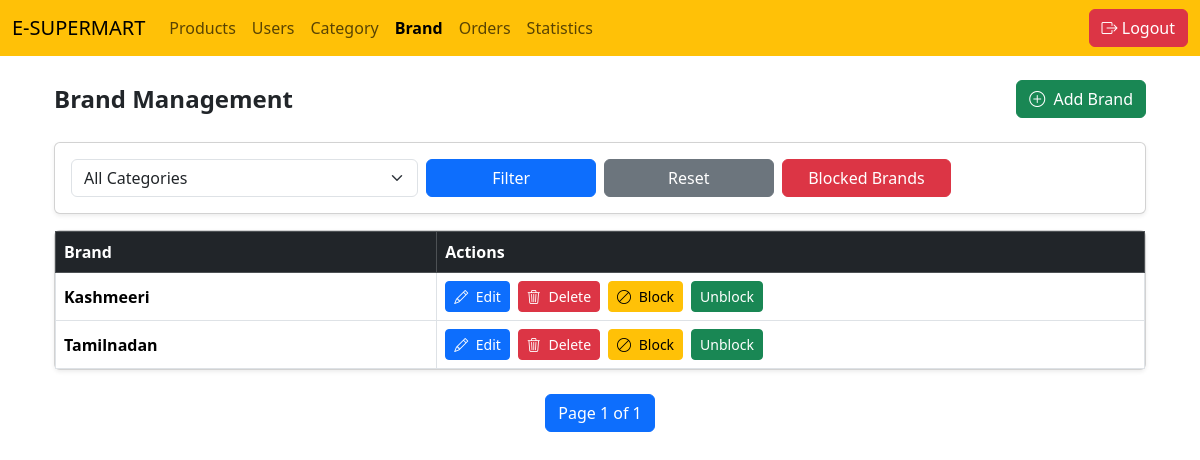
/adminpanel/brand_page/ (signed in), run on an earlier commit of the app's database.
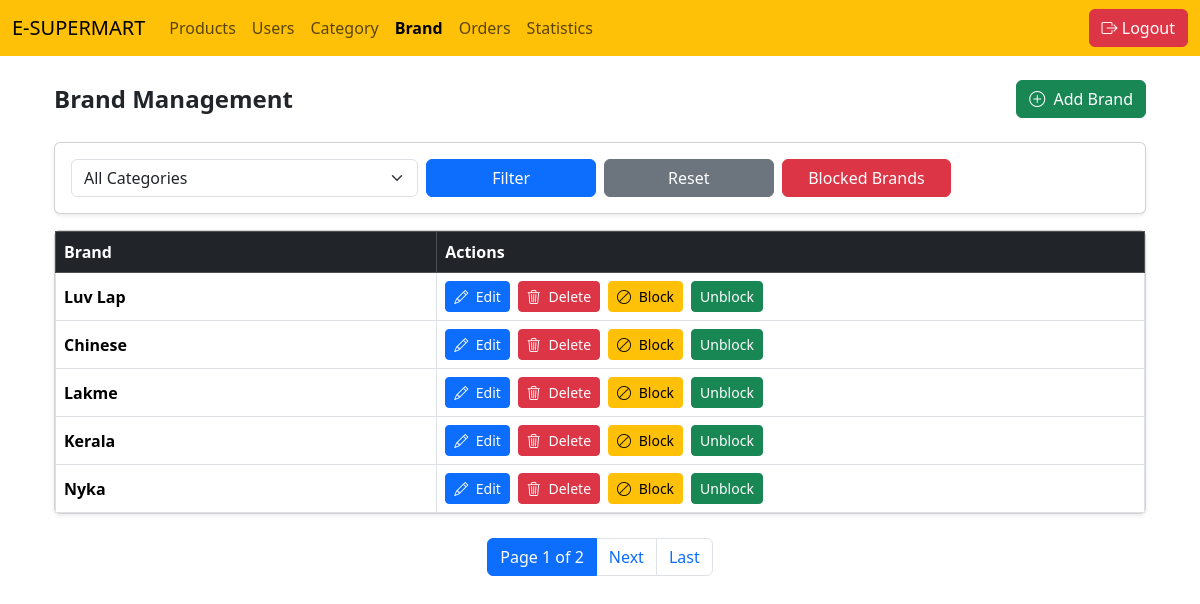
And on a later commit of the database.
### adminapp/models.py (models this page shows, shortened)
class Brand(models.Model):
    name=models.CharField(max_length=100)
    is_available=models.BooleanField(default=True)

### adminapp/views.py (the view)
    @login_required
    def wrapper(request,*args,**kwargs):
        if not request.user.is_staff:
            return redirect('login_view')
        return fun(request,*args,**kwargs)

### adminapp/views.py (called while the page is built)
def admin_only(fun):
    @login_required
    def wrapper(request,*args,**kwargs):
        if not request.user.is_staff:
            return redirect('login_view')
        return fun(request,*args,**kwargs)
    return wrapper

@login_required
@admin_only
def admin_brand_page(request):
    category_id = request.GET.get('category')
    blocked=request.GET.get('is_available')
    brands = Brand.objects.all().order_by('-id')
    if blocked:
        brands=brands.filter(is_available=False)
    if category_id:
        brands = brands.filter(
            brands__category_id=category_id
        ).distinct()
    paginator = Paginator(brands, 5)
    page_number = request.GET.get('page')
    page_obj = paginator.get_page(page_number)
    categories = Category.objects.filter(is_available=True)
    return render(
        request,
        'brand_page.html',
        {
            'brand': page_obj,
            'categories': categories,
            'selected_category': category_id
        }
    )

### adminapp/templates/brand_page.html (shortened to what this page needs)
{% extends "base_page.html" %}
{% block content %}
<div class="container mt-4">
    <div class="d-flex justify-content-between align-items-center mb-4">
        <h4 class="page-title mb-0">Brand Management</h4>
        <a href="{% url 'add_brand' %}" class="btn btn-success">
            <i class="bi bi-plus-circle me-1"></i> Add Brand
        </a>
    </div>
<div class="card mb-3 shadow-sm">
<div class="card-body">
<form method="get" class="row g-2">
<div class="col-md-4">
<select name="category" class="form-select">
<option value="">All Categories</option>
</select>
</div>
<div class="col-md-2">
<button class="btn btn-primary w-100">
Filter
</button>
</div>
<div class="col-md-2">
<a href="{% url 'all_brand' %}" class="btn btn-secondary w-100">
Reset
</a>
</div>
<div class="col-md-2">
<a href="{% url 'all_brand' %}?is_available=False" class="btn btn-danger w-100">
Blocked Brands
</a>
</div>
</form>
</div>
</div>
    <div class="card shadow-sm">
        <div class="card-body p-0">
            <table class="table table-bordered table-hover mb-0">
                <thead class="table-dark">
                    <tr>
                        <th style="width: 35%">Brand</th>
                        <th style="width: 65%">Actions</th>
                    </tr>
                </thead>
                <tbody>
                    {% for i in brand %}
                    <tr>
                        <td class="fw-semibold">{{ i.name }}</td>
                        <td>
                            <div class="d-flex flex-wrap gap-2">
                                <button class="btn btn-sm btn-primary action-btn"
                                        data-bs-toggle="modal"
                                        data-bs-target="#editModal{{ i.id }}">
                                    <i class="bi bi-pencil"></i> Edit
                                </button>
                                <button class="btn btn-sm btn-danger action-btn"
                                        data-bs-toggle="modal"
                                        data-bs-target="#deleteModal{{ i.id }}">
                                    <i class="bi bi-trash3"></i> Delete
                                </button>
                                {% if i.is_available %}
                                <a href="{% url 'block_brand' i.id %}"
                                   class="btn btn-sm btn-warning action-btn">
                                    <i class="bi bi-ban"></i> Block
                                </a>
                                {% else %}
                                <span class="btn btn-sm btn-outline-danger disabled action-btn">
                                    <i class="bi bi-ban"></i> Blocked
                                </span>
                                {% endif %}
                                <a href="{% url 'unblock_brand' i.id %}"
                                   class="btn btn-sm btn-success action-btn">
                                    Unblock
                                </a>
                            </div>
                        </td>
                    </tr>
                    {% endfor %}
                </tbody>
            </table>
        </div>
    </div>
</div>
<div class="d-flex justify-content-center mt-4">
<nav>
<ul class="pagination">
<li class="page-item active">
<span class="page-link">
Page {{ brand.number }} of {{ brand.paginator.num_pages }}
</span>
</li>
{% if brand.has_next %}
<li class="page-item">
<a class="page-link"
href="?category={{request.GET.category}}&page={{brand.next_page_number}}">
Next
</a>
</li>
<li class="page-item">
<a class="page-link"
href="?category={{request.GET.category}}&page={{brand.paginator.num_pages}}">
Last
</a>
</li>
{% endif %}
</ul>
</nav>
</div>
{% endblock content %}

What changed in the data, as far as the page shows it:
no longer on this page (row unchanged): Brand: name "Kashmeeri", is_available True (drawn)
no longer on this page (row unchanged): Brand: name "Tamilnadan", is_available True (drawn)
added Brand: name "Luv Lap", is_available True (drawn)
added Brand: name "Chinese", is_available True (drawn)
added Brand: name "Lakme", is_available True (drawn)
added Brand: name "Kerala", is_available True (drawn)
added Brand: name "Nyka", is_available True (drawn)
Also different on the page:
{{ brand.paginator.num_pages }}: "1" → "2"
text now shown: "Next Last"
